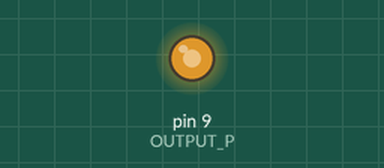
A sketch run on a simulated Arduino Uno, built with avr-gcc and run on an emulated ATmega328P. On the bench: output pins drawn as LEDs (lit = HIGH). What the sketch prints to the serial monitor is not drawn.

Above: at 0.1 s.
Timing chart, 0 to 1.6 s (numbered marks = the images above):
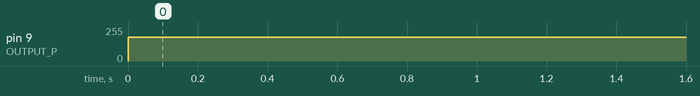

Measured:
- by itself, pin 9 (OUTPUT_P): 0/255 → 180/255 at 0.00 s

The sketch:

Manual_Voltage_Variation.ino
```cpp
#define OUTPUT_P 9
#define THROTTLE A0
#define DIR A1

int data = 180;
void setup() {
  // Begin serial communication at your desired baud rate
  Serial.begin(38400);
  pinMode(OUTPUT_P, OUTPUT);
  pinMode(THROTTLE, INPUT);
  pinMode(DIR, INPUT);
}

void loop() {
  // Check if there's data available on the serial buffer

  // if (Serial.available() > 0) {
  //       data = Serial.parseFloat();
        // Serial.print("Received float data: ");
        // Serial.println(data);
  // }
  // if (data >0) {
    analogWrite(OUTPUT_P, data);
    Serial.print("Writing ");
    Serial.println(data);
  // }
  // Add a delay to avoid overwhelming the serial communication
  // float val = analogRead(THROTTLE);
  // int dir = analogRead(DIR);
  // Serial.println(dir);
  delay(40);
}
```
